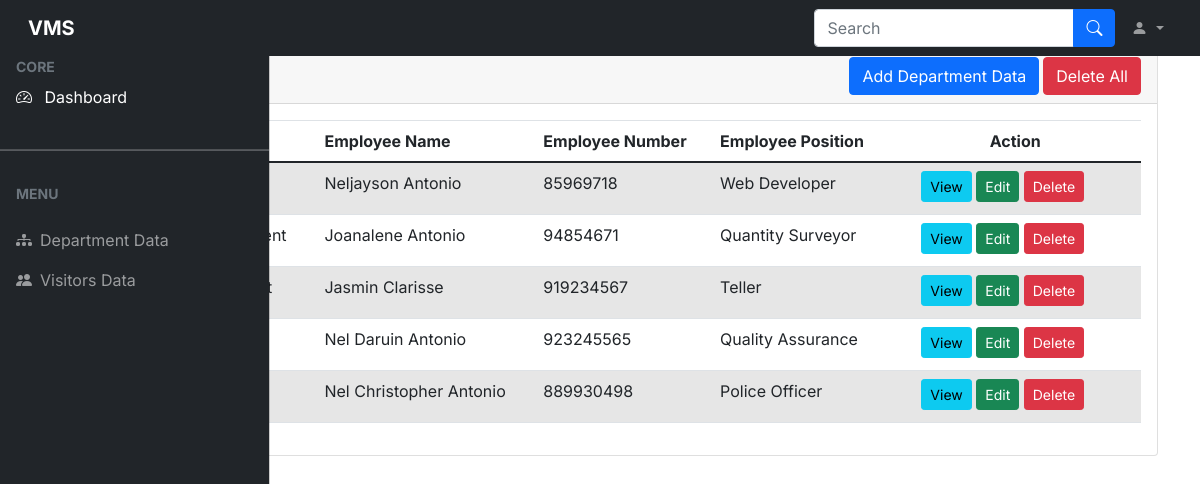
/department-tbl.php, run on the app's committed database.
### tables this page shows
CREATE TABLE `department_tbl` (
  `id` int(11) NOT NULL,
  `dep_name` varchar(100) NOT NULL,
  `dep_emp_name` varchar(100) NOT NULL,
  `dep_emp_phone` int(8) NOT NULL,
  `dep_emp_pos` varchar(100) NOT NULL
);

### department-tbl.php (the view, shortened to what this page needs)
<?php
require 'dbcon.php'; ?>
<?php include('includes/header.php'); ?>
<?php include('includes/side-navigation.php'); ?>
<div class="container mt-5" id="department-tbl">
    <div class="row">
        <div class="col-md-12 mb-3">
            <div class="card">
                <div class="card-header">
                    <span><i class="bi bi-table me-2"></i></span> Department Data Table
                    <form action="code.php" method="POST" class="float-right">
                     <button type="submit" name="department_delete_all" class="btn btn-danger" onclick="return confirm('Are you sure you want to delete all?')">Delete All</button>
                    </form><a href="department-create.php" class="btn btn-primary mr-1 float-right">Add Department Data</a>
                </div>
                <div class="card-body">
                    <div class="table-responsive">
                        <table
                            id="example"
                            class="table table-striped data-table"
                            style="width: 100%"
                        >
                            <thead>
                                <tr>
                                    <th>ID</th>
                                    <th>Department Name</th>
                                    <th>Employee Name</th>
                                    <th>Employee Number</th>
                                    <th>Employee Position</th>
                                    <th style="text-align:center">Action</th>
                                </tr>
                            </thead>
                            <tbody>
                                <?php
                                $query = "SELECT * FROM department_tbl";
                                $query_run = mysqli_query($con, $query);
                                if (mysqli_num_rows($query_run) > 0) {
                                    foreach ($query_run as $department) {
                                        ?>
                                                <tr>
                                                    <td><?= $department['id']; ?></td>
                                                    <td><?= $department['dep_name']; ?></td>
                                                    <td><?= $department['dep_emp_name']; ?></td>
                                                    <td><?= $department['dep_emp_phone']; ?></td>
                                                    <td><?= $department['dep_emp_pos']; ?></td>
                                                    <td>
                                                    <div class="container">
                                                        <a href="department-view.php?id=<?= $department['id']; ?>" class="btn btn-info btn-sm mb-1">View</a>
                                                        <a href="department-edit.php?id=<?= $department['id']; ?>" class="btn btn-success btn-sm mb-1">Edit</a>
                                                        <form action="code.php" method="POST" class="d-inline">
                                                        <button type="submit" name="dep_emp_delete" value="<?= $department['id']; ?>" class="btn btn-danger btn-sm mb-1">Delete</button>
                                                        </form>
                                                    </div>
                                                    </td>
                                                </tr>
                                                <?php
                                    }
                                } else {
                                    echo "<h5> No Record Found!</h5>";
                                }
                                ?>
                            </tbody>
                        </table>
                    </div>
                </div>
            </div>
        </div>
    </div>
</div>
<?php include('includes/header.php'); ?>

### css/style.css (style rules this page uses)
body, button { font-family: "Inter", sans-serif; }
:root { --offcanvas-width: 270px; --topNavbarHeight: 56px; }
@media (min-width: 992px) { body { overflow: auto !important; } }

### data on the page
department_tbl: dep_emp_name "Neljayson Antonio", dep_emp_phone "85969718", dep_emp_pos "Web Developer", $department['id'] 1 (drawn)
department_tbl: dep_emp_name "Joanalene Antonio", dep_emp_phone "94854671", dep_emp_pos "Quantity Surveyor", $department['id'] 2 (drawn)
department_tbl: dep_emp_name "Jasmin Clarisse", dep_emp_phone "919234567", dep_emp_pos "Teller", $department['id'] 3 (drawn)
department_tbl: dep_emp_name "Nel Daruin Antonio", dep_emp_phone "923245565", dep_emp_pos "Quality Assurance", $department['id'] 4 (drawn)
department_tbl: dep_emp_name "Nel Christopher Antonio", dep_emp_phone "889930498", dep_emp_pos "Police Officer", $department['id'] 6 (drawn)
